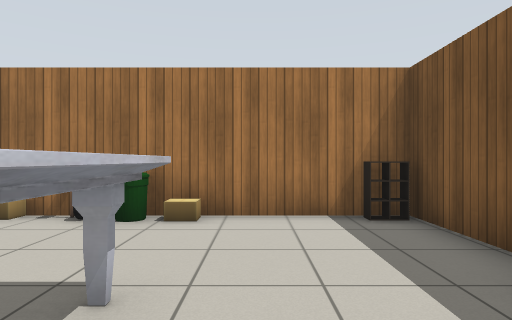
View 1 (above)

18 first-person views from a walk through a robot-simulator world made for Gazebo. The camera is 0.94 m above the floor, looks level and sees 75° across. Floor lines are 1 m apart. The floor is counted in squares, 1 m on a side. Each view is taken from the middle of a square. On the plan, view 1 faces up. The plan holds only what a view shows up to about 12 squares ahead; the rest is blank. Gazebo's built-in surfaces are drawn with simple patterns. Simple shapes stand in for some stock models.

View 2
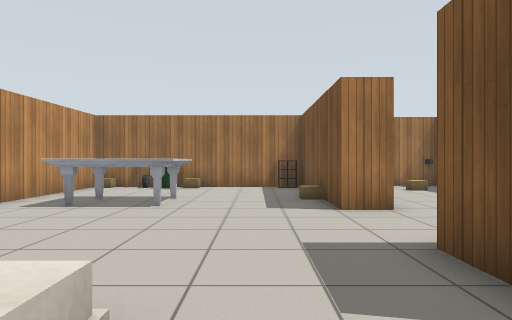

View 3
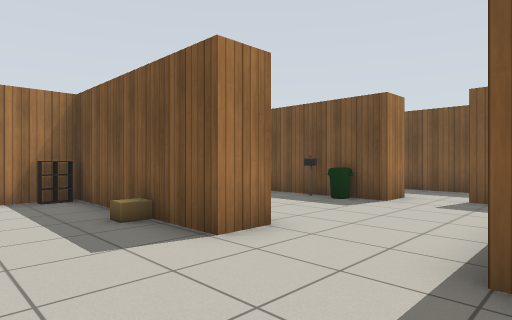

View 4
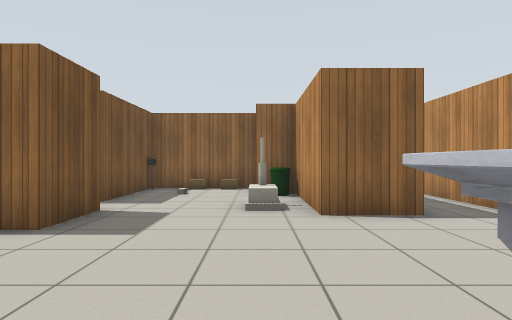

View 5
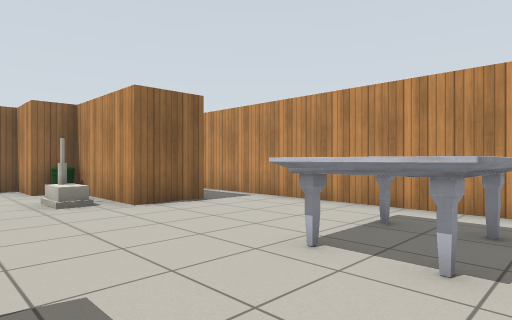

View 6
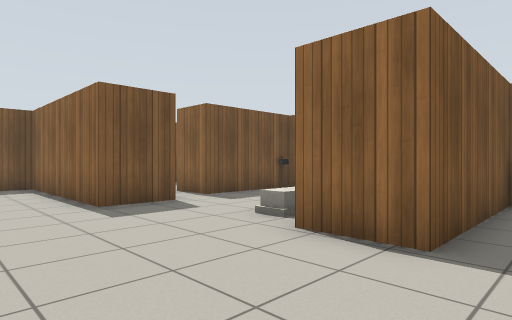

View 7
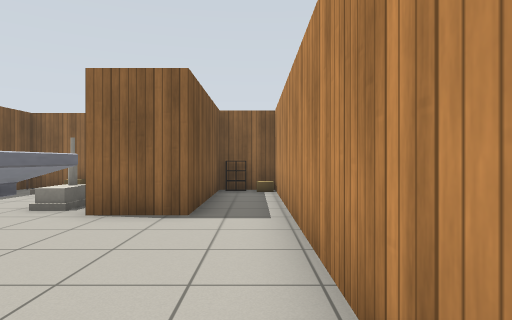

View 8
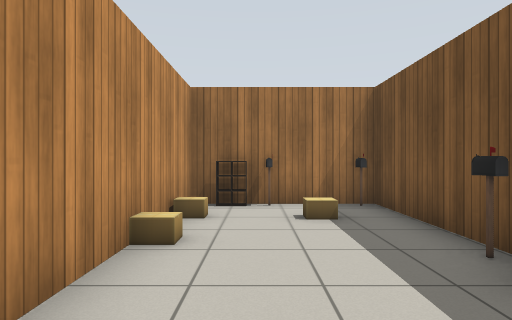

View 9
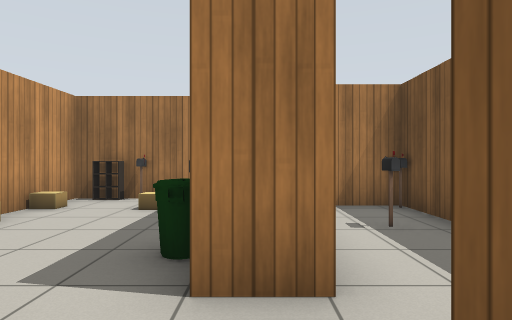

View 10
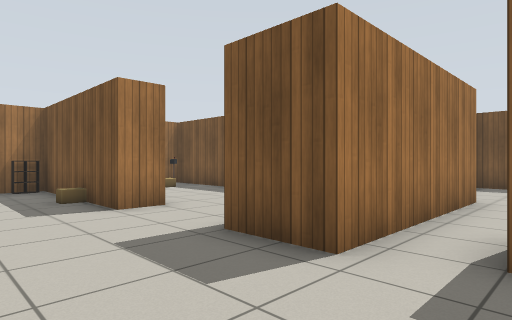

View 11
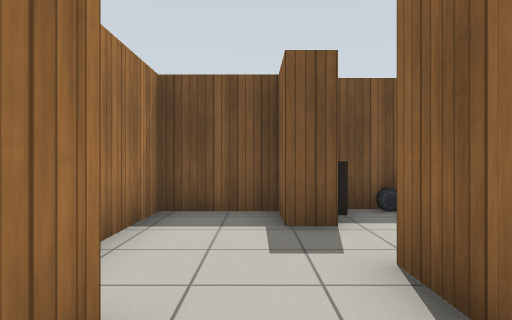

View 12
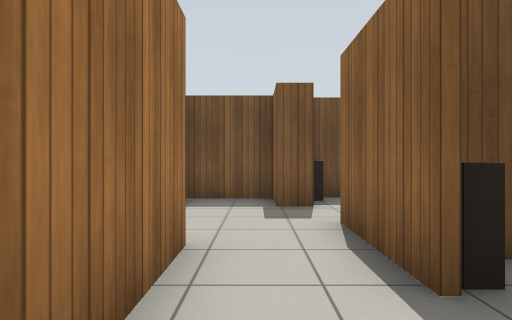

View 13
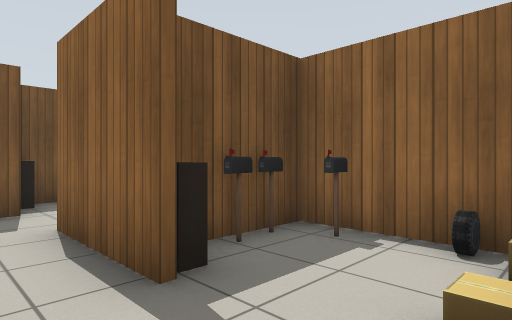

View 14
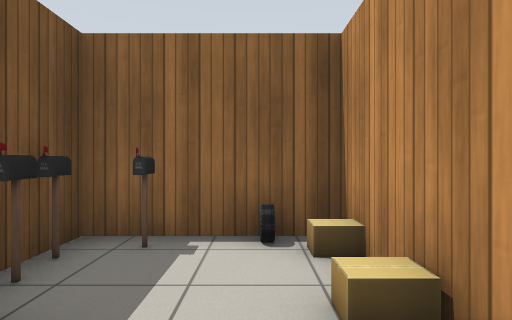

View 15
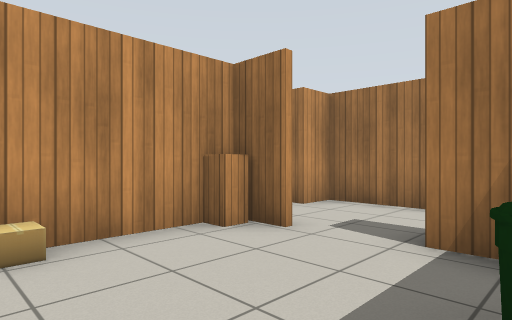

View 16
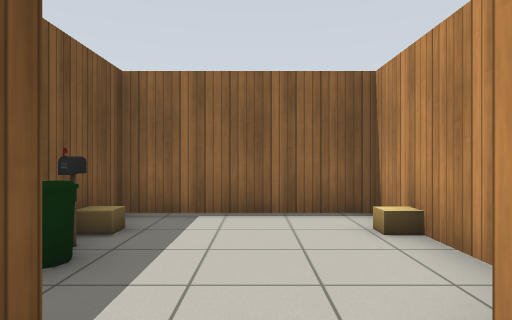

View 17
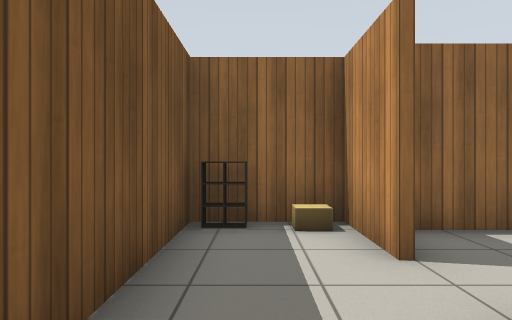

View 18
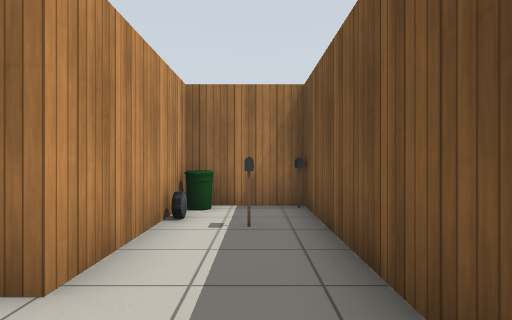

### Floor plan
Ten units are one square. View 1 is at (0, 0); x grows to the right and y downward. Boxes are objects, and circles mark ways between rooms. Rooms are numbered by the first view taken in them; rooms with no view inside come last. Other rooms are left out.
<svg viewBox="-51 -70 191 184">
<path fill="none" stroke="#000" d="M36 -3 26 -3 26 -56 -46 -56 -46 85 -29 85 -29 37 -11 37 -11 65M56 42 29 42 29 25 85 25 85 11 85 24M0 73 0 91M46 -61 36 -61 36 -7M95 31 110 31 110 -44M34 91 34 55 50 55M105 -49 85 -49 85 -3 76 -3 76 -61 55 -61M25 -52 18 -52M46 -56 41 -56M101 25 107 25M72 63 86 63M74 91 81 91 81 69M49 84 49 91 56 91M85 42 56 42M125 62 117 62M100 64 89 64 89 109 133 109 133 94M86 63 100 63M85 36 85 42M117 62 117 55 131 55 131 32 95 32"/>
<rect x="-45" y="75" width="10" height="10" fill="#bbb"><title>cardboard box</title></rect>
<rect x="-45" y="-55" width="10" height="10" fill="#bbb"><title>cardboard box</title></rect>
<rect x="-35" y="-25" width="30" height="20" fill="#bbb"><title>marble table</title></rect>
<rect x="-35" y="-45" width="10" height="10" fill="#bbb"><title>other object</title></rect>
<rect x="-35" y="-55" width="10" height="10" fill="#bbb"><title>other object</title></rect>
<rect x="-25" y="-55" width="10" height="10" fill="#bbb"><title>bin</title></rect>
<rect x="-15" y="-55" width="10" height="10" fill="#bbb"><title>cardboard box</title></rect>
<rect x="-5" y="45" width="10" height="10" fill="#bbb"><title>house</title></rect>
<rect x="5" y="85" width="10" height="10" fill="#bbb"><title>cardboard box</title></rect>
<rect x="15" y="85" width="10" height="10" fill="#bbb"><title>cardboard box</title></rect>
<rect x="15" y="65" width="10" height="10" fill="#bbb"><title>other object</title></rect>
<rect x="15" y="-25" width="10" height="10" fill="#bbb"><title>cardboard box</title></rect>
<rect x="25" y="85" width="10" height="10" fill="#bbb"><title>other object</title></rect>
<rect x="35" y="-35" width="10" height="10" fill="#bbb"><title>cardboard box</title></rect>
<rect x="35" y="-55" width="10" height="10" fill="#bbb"><title>cardboard box</title></rect>
<rect x="45" y="-65" width="10" height="10" fill="#bbb"><title>postbox</title></rect>
<rect x="55" y="-55" width="10" height="10" fill="#bbb"><title>cardboard box</title></rect>
<rect x="65" y="-15" width="10" height="10" fill="#bbb"><title>bin</title></rect>
<rect x="65" y="-25" width="10" height="10" fill="#bbb"><title>postbox</title></rect>
<rect x="65" y="-65" width="10" height="10" fill="#bbb"><title>postbox</title></rect>
<rect x="85" y="-35" width="10" height="10" fill="#bbb"><title>car</title></rect>
<rect x="85" y="-45" width="10" height="10" fill="#bbb"><title>bin</title></rect>
<rect x="95" y="-35" width="10" height="10" fill="#bbb"><title>postbox</title></rect>
<rect x="45" y="75" width="10" height="10" fill="#bbb"><title>cardboard box</title></rect>
<rect x="45" y="65" width="10" height="10" fill="#bbb"><title>cardboard box</title></rect>
<rect x="55" y="85" width="10" height="10" fill="#bbb"><title>car</title></rect>
<rect x="65" y="85" width="10" height="10" fill="#bbb"><title>postbox</title></rect>
<rect x="75" y="75" width="10" height="10" fill="#bbb"><title>postbox</title></rect>
<rect x="85" y="85" width="10" height="10" fill="#bbb"><title>cardboard box</title></rect>
<rect x="85" y="65" width="10" height="10" fill="#bbb"><title>cabinet</title></rect>
<rect x="115" y="85" width="10" height="10" fill="#bbb"><title>cardboard box</title></rect>
<rect x="125" y="85" width="10" height="10" fill="#bbb"><title>postbox</title></rect>
<rect x="125" y="75" width="10" height="10" fill="#bbb"><title>bin</title></rect>
<rect x="125" y="65" width="10" height="10" fill="#bbb"><title>car</title></rect>
<rect x="85" y="25" width="10" height="10" fill="#bbb"><title>cardboard box</title></rect>
<circle cx="45" cy="50" r="3" fill="#2a7"/>
<circle cx="90" cy="50" r="3" fill="#2a7"/>
<circle cx="105" cy="60" r="3" fill="#2a7"/>
<text x="20" y="10">1</text>
<text x="70" y="70">2</text>
<text x="120" y="80">3</text>
<text x="100" y="50">4</text>
</svg>
Room 1 opens to room 2. Room 2 opens to room 4. Room 3 opens to room 4.

Where each view was taken, in squares from view 1:
view 1: 0 up, 0 right, facing up
view 2: 6 down, 1 right, facing up
view 3: 3 down, 0 right, facing up-right
view 4: 2 up, 0 right, facing down
view 5: 3 up, 2 right, facing down-left
view 6: 0 up, 4 left, facing down-right
view 7: 2 up, 4 left, facing down
view 8: 1 down, 5 right, facing up
view 9: 2 down, 8 right, facing up
view 10: 6 down, 0 right, facing up-right
view 11: 5 down, 7 right, facing right
view 12: 5 down, 5 right, facing right
view 13: 5 down, 5 right, facing down-right
view 14: 5 down, 6 right, facing down
view 15: 10 down, 13 right, facing up-left
view 16: 5 down, 11 right, facing down
view 17: 2 up, 10 right, facing down
view 18: 2 down, 10 right, facing up
